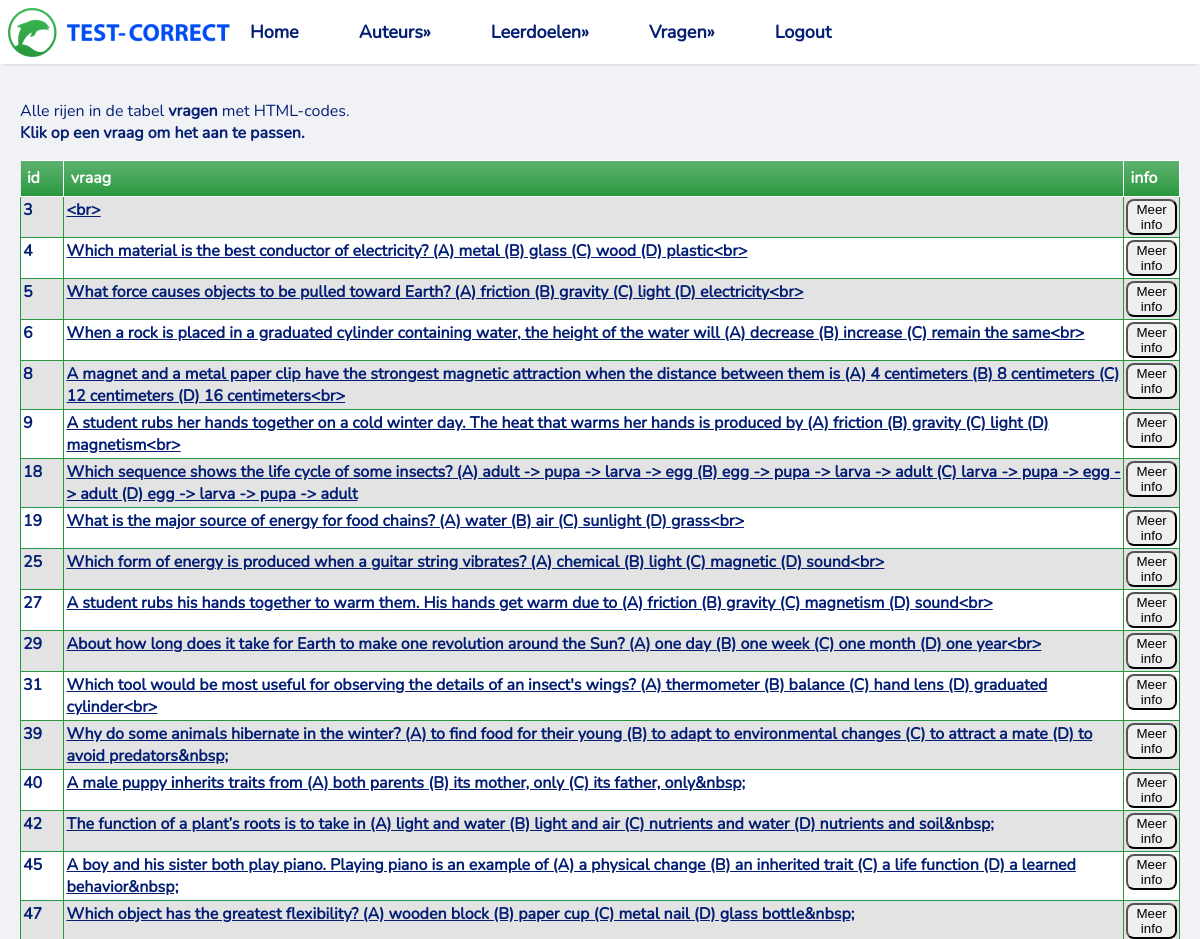
Page /allHTML_error (upper part) on the earlier database version.
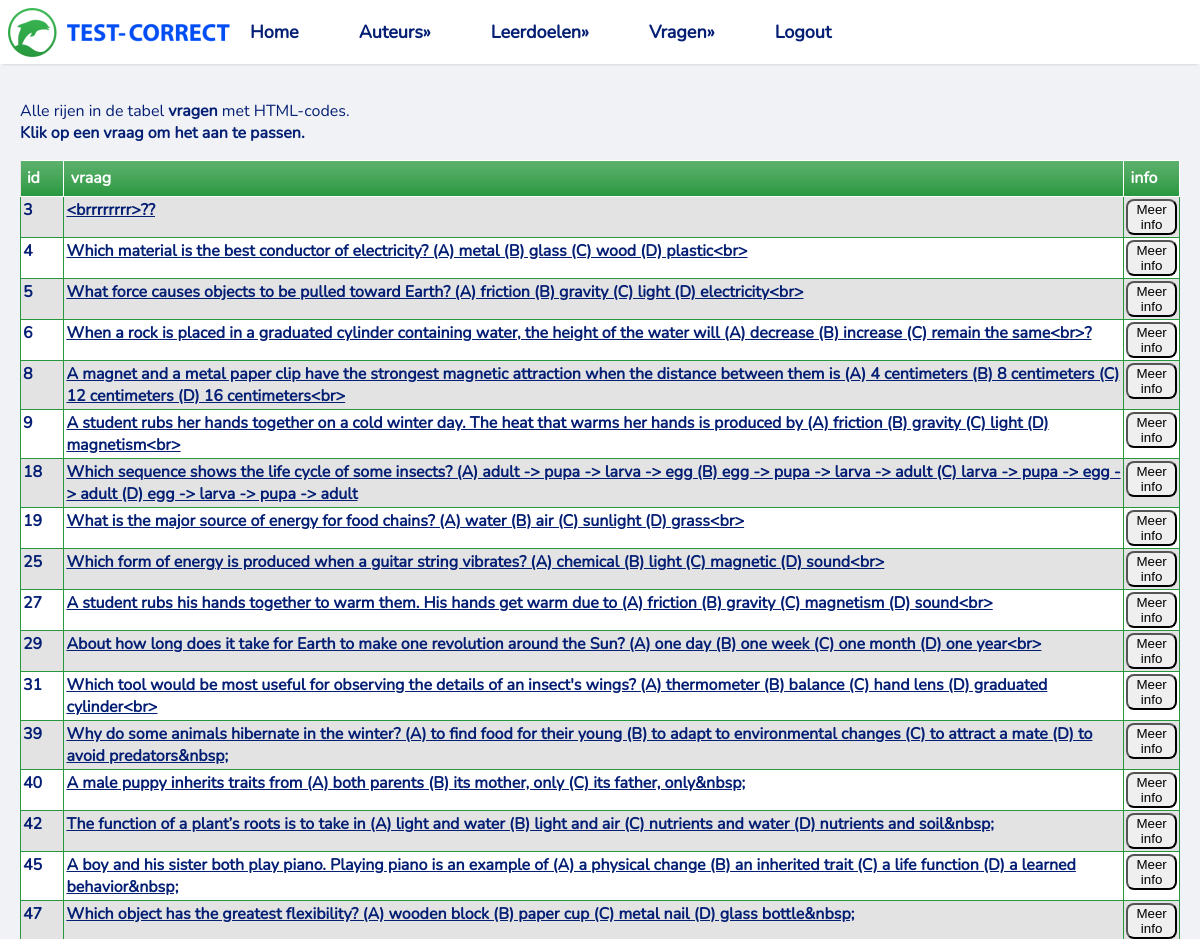
Same page on the later database version.
### tables this page shows
CREATE TABLE `vragen` (
  `id` integer NOT NULL
,  `leerdoel` integer DEFAULT NULL
,  `vraag` text NOT NULL
,  `auteur` integer DEFAULT NULL
);

### app.py (the view)
@app.route("/allHTML_error")
def get_allhtml_error():
    tables = dbm.get_table_list()
    rows, column_names = dbm.get_allhtmlcodes()
    return render_template("ALLHTML_errors.html", rows=rows, columns=column_names, table_list=tables)

### lib/tablemodel.py (called while the page is built)
    def get_table_list(self):
        cursor = sqlite3.connect(self.database_file).cursor()
        cursor.execute("SELECT name FROM sqlite_master WHERE type='table'")
        tables = [table[0] for table in cursor.fetchall()]
        return tables

    def get_allhtmlcodes(self):
        cursor = sqlite3.connect(self.database_file).cursor()
        cursor.execute("SELECT id,vraag FROM vragen WHERE vraag LIKE '%&%' "
                       "OR vraag LIKE '%<%' OR vraag LIKE '%>%' OR vraag LIKE '%nbsp%';")
        allhtml_error_header = [column_name[0] for column_name in cursor.description]
        all_error_content = cursor.fetchall()
        return all_error_content, allhtml_error_header

### templates/ALLHTML_errors.html (shortened to what this page needs)
<!DOCTYPE html>
<html lang="en">
<head>
    <link rel="stylesheet" href="/static/basic.css" type="text/css">
</head>
<body>
{% include "Navbar.html" %}
<main>
    <p>Alle rijen in de tabel <b>vragen</b> met HTML-codes.
    <br/>
        <b>Klik op een vraag om het aan te passen.</b>
    </p>
<div>
    <table>
        <thead>
        <tr>
            {% for column in columns %}
            <th>{{ column }}</th>
            {% endfor %}
        <th>
            info
        </th>
        </tr>
        </thead>
        <tbody>
        {% for row in rows %}
        <tr class="active-row">
            {% for field in row %}
                {% if loop.index == 2 %}
            <td><a class="table_item" href="/update_web/{{ row[0] }}">{{ field }}</a></td>
                {% else %}
                    <td>{{ field }}</td>
                {% endif %}
            {% endfor %}
        <td>
            <a href="https://www.test-correct.nl/?vraag={{ row[0] }}" target="_blank"><button>Meer info</button></a>
        </td>
        </tr>
        {% endfor %}
        </tbody>
    </table>
</div>
</main>
</body>
</html>

Differences in the rows shown:
changed vragen: vraag "<br>" → "<brrrrrrrr>??"
changed vragen: vraag "When a rock is placed in a graduated cylinder containing water, the height of the water will (A) decrease (B) increase (C) remain the same<br>" → "When a rock is placed in a graduated cylinder containing water, the height of the water will (A) decrease (B) increase (C) remain the same<br>?"
